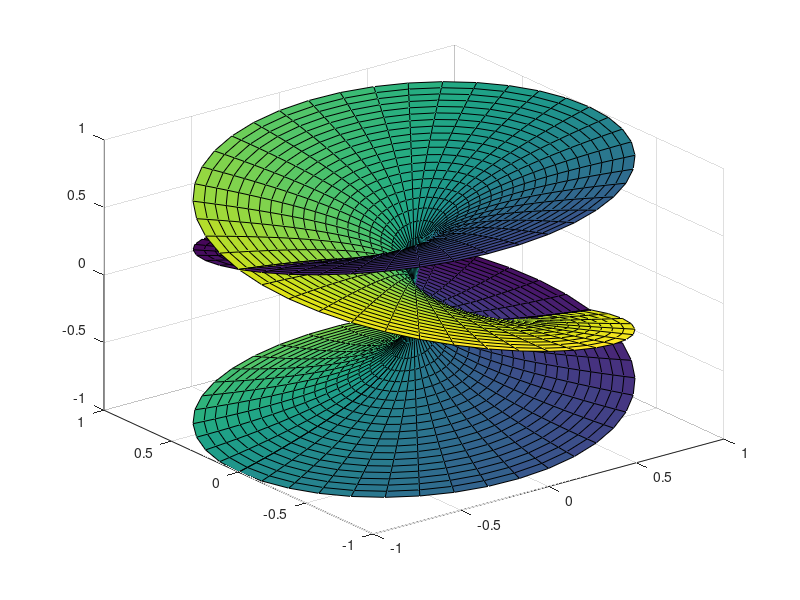

Here is the MATLAB script that generated this plot:
function cplxroot(n,m)
%CPLXROOT Riemann surface for the n-th root.
%   CPLXROOT(n) renders the Riemann surface for the n-th root.
%   CPLXROOT, by itself, renders the Riemann surface for the cube root.
%   CPLXROOT(n,m) uses an m-by-m grid.  Default m = 20.

%   C. B. Moler, 8-17-89, 7-20-91.
%   Copyright 1984-2014 The MathWorks, Inc.

% Use polar coordinates, (r,theta).
% Cover the unit disc n times.

if nargin < 1
   n = 3;
end
if nargin < 2
   m = 20;
end
r = (0:m)'/m;
theta = pi*(-n*m:n*m)/m;
z = r * exp(i*theta);
s = r.^(1/n) * exp(i*theta/n);

surf(real(z),imag(z),real(s),imag(s));
